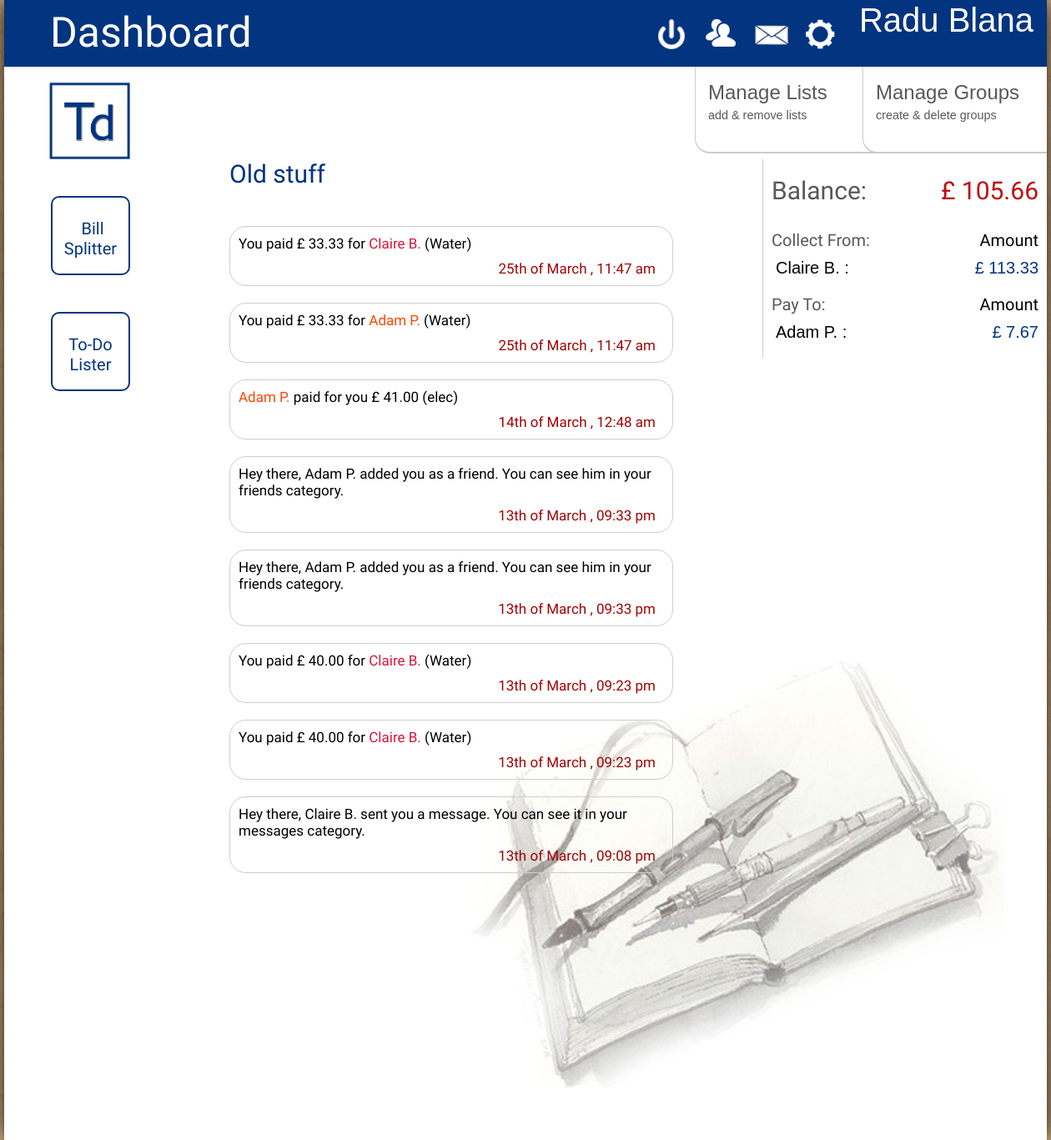
Screenshot of /dashboard.php (signed in) with the database file from the repository.
### tables this page shows
CREATE TABLE USERS(userid INTEGER(6), fullname varchar(40), username varchar(25), hashedpassword text, salt text, email varchar(50), datejoined datetime);

CREATE TABLE FRIENDS(userid0 INTEGER(6), userid1 INTEGER(6), balance INTEGER(9));

CREATE TABLE USERUPDATES(message text, userid INTEGER(6), datecreated varchar(40));

### dbconn.php (called while the page is built, shortened)
<?php
class Database {
	private $database;
	function __construct() {
		$this->database = $this->getConnection();
	}
	function prepare($query) {
		return $this->database->prepare($query);
	}
	private function getConnection() {
		$conn = new SQLite3('todo.db');
		return $conn;
	}
}
?>

### dashboard_functions.php (the view, shortened to what this page needs)
<?php
function getUserUpdates(){
$db = new Database();
$freshoutput='<div style="margin:0px 200px 0px 270px; position:relative;"><span class="list-title">So this is what happend lately</span><br>';
$oldoutput='<div style="margin:0px 200px 0px 270px; position:relative;"><div class="list-title">Old stuff</div>';
$temp1 = $db->prepare("SELECT * FROM userupdates inner join users on users.userid=userupdates.userid
				where users.userid=:userid order by userupdates.datecreated DESC");
$temp1->bindValue(':userid',$_SESSION["id"], SQLITE3_INTEGER);
$updates=$temp1->execute();
$countnew=0;
$countold=0;
$freshoutputbody='';
$oldoutputbody='';
while(($updaterow = $updates->fetchArray())) {
$datecreated = new DateTime($updaterow['datecreated']);
$datelastvisit = new DateTime($updaterow['datejoined']);
$datecreatedpretty=$datecreated->format('dS') . " of " . $datecreated->format('F , h:i a');
	if($datelastvisit<$datecreated)
	{
		$freshoutputbody.="<span class='checkbox-form' style='word-wrap: break-word; margin:20px 0px 0px 0px; float:left; width:500px; font-size:17px;'>".$updaterow['message']."
		 <br><span style='float:right; color:#A10303; padding-top:10px;'> ". $datecreatedpretty ."</span></span><br><br>";
		$countnew++;
     }
      else
      {
		$oldoutputbody.="<span class='checkbox-form' style='word-wrap: break-word; margin:20px 0px 0px 0px; float:left; width:500px; font-size:17px;'>".$updaterow['message']."
		 <br><span style='float:right; color:#A10303; padding-top:10px;'> ". $datecreatedpretty ."</span></span><br><br>";
		$countold++;
	}
}
$date = date('m/d/Y h:i:s a', time());
$temp1 = $db->prepare("Update users SET datejoined=:date WHERE userid=:userid");
$temp1->bindValue(':userid',$_SESSION['id'], SQLITE3_INTEGER);
$temp1->bindValue(':date',$date, SQLITE3_TEXT);
$temp1->execute();
if($countnew==0)
	{$freshoutputbody=''; $freshoutput=''; }
elseif($countold==0)
	{$oldoutputbody=''; $oldoutput=''; }
else
	$oldoutput='<div style="margin:0px 200px 0px 0px; position:relative;"><div class="list-title" style="padding-top:200px;">Old stuff</div>';
$freshoutput.=$freshoutputbody;
$oldoutput.=$oldoutputbody.'</div>';
return $freshoutput.$oldoutput;
}
function displayBalance(){
$output=' <div style="font-size:30px; color:#575858; padding:10px; padding-top:20px;">Balance: <span style="color:#BF0D0D; padding:0px; float:right;">  &#163; ';
$db= new Database();
$temp = $db->prepare("SELECT * FROM friends inner join users on users.userid=friends.userid1 WHERE friends.userid0=:userid ORDER BY friends.userid1");
$temp->bindValue(':userid',$_SESSION['id'], SQLITE3_INTEGER);
$friends=$temp->execute();
$friendsrowsplus='<div style="font-size:20px; color:#575858; padding:10px; padding-top:20px;">Collect From: <span style="color:black; padding:0px; float:right;">Amount</span></div>';
$friendsrowsminus = '<div style="font-size:20px; color:#575858; padding:10px; padding-top:20px;">Pay To: <span style="color:black; padding:0px; float:right;">Amount</span></div>
				<div id="fuck_this"></div>';
$total_balance=0;
$temp_friend='';
$i=0;
$j=0;
while(($userrow = $friends->fetchArray()))
{
if($temp_friend!=$userrow['userid'])
{
	$solobalance = number_format((float)$userrow['balance'], 2, '.', '');
	$total_balance+=$solobalance;
	if($solobalance>0)
	{
		$friendsrowsplus.="<span class='friends' style='width:50px;'>".$userrow['fullname']." :
		<span class='friends' style='color:#023480; padding:0px; padding-right:10px; float:right;'> &#163; ".$solobalance." </span></span><br>";
	}
	else
	{
		$friendsrowsminus.="<div class='pay_indiv' id='pay_indiv".$userrow['userid']."' onClick='payIndividual(&#39;".$userrow['userid']."&#39;)' ><span class='friends' style='width:50px;'>".$userrow['fullname']." :
		<span class='friends' style='color:#023480; padding:0px; padding-right:10px; float:right;'> &#163; ".abs($solobalance)." </span></div>
		</span><br>";
	}
}
$temp_friend=$userrow['userid'];
}
if($friendsrowsminus == $friendsrowsplus)
{
	$output = '';
}
else
{
	$output.= $total_balance. '</span></div>';
	$output.=$friendsrowsplus.$friendsrowsminus;
}
return $output;
}
?>

### dashboard.php (shortened to what this page needs)
<!DOCTYPE html>
<html>
<head>
<link rel="stylesheet" type="text/css" href="index.css">
<?php require "static_elements.php" ?>
<?php require "dashboard_functions.php" ?>
</head>
  <body >
    <div id="main-wrapper" >
	<?php echo getHeader("Dashboard"); ?>
	</div>
	<?php echo getHeaderBottom(); ?>
      <div style='height:8px;'></div>
      <div id="body-wrapper">
		<div style="float:right; width: 340px; border-left: 1px solid #cccdce; background-color:white; " id='df'>
			<?php echo displayBalance(); ?>
		</div>
		<?php echo getSideMenu(''); echo getUserUpdates();?>
		<div style="height:300px; width:300px;"></div>
		<div style='clear:both; height:300px;'></div>
      </div>
    </body>
</html>

### static_elements.php (shortened to what this page needs)
<?php
require 'dbconn.php';
function getHeader($title){
$header = "<div style='background-color:#023480; height:80px;'>
		<a href='dashboard.php'><span id='login'>".$_SESSION['fullname']."</span></a>
		<a href='profile.php'><span id='profile'></span></a>
		<a href='messages.php'><span id='messages'></span></a>
		<a href='friends.php'><span id='friends'></span></a>
		<a href='logout_manager.php'><span id='logout'></Span></a>
		<div id='title' style='width:500px;'>
			".$title."
		</div>";
return $header;
}
function getHeaderBottom(){
$header=" <a href='dashboard.php'><div id='ex3'>
	&nbsp;&nbsp;&nbsp;&nbsp;&nbsp;&nbsp;&nbsp;&nbsp;&nbsp;&nbsp;ToDoMe, The Mighty Application.
		<div id='logo'>
			<img src='logo3.png' alt='Smiley face' height='110' width='115'>
		</div>
	</div></a>".
'<div id=header-bottom>
				<a href="group_manager.php"><div class="menu-item">
				<div class="menu-head"> Manage Groups </div>
				<div class="menu-desc"> create & delete groups </div>
				</div></a>
				<a href="list_manager.php"><div class="menu-item">
				 <div class="menu-head"> Manage Lists </div>
				<div class="menu-desc"> add & remove lists </div>
				</div></a>
	</div>';
return $header;
}
function getSideMenu($modifier){
$modifier = "'".$modifier."'";
$menu = "
<div style=".$modifier. " id='side-menu-container'>
	<ul class='side-menu-container' style='list-style-type: none;'><br>
			<span class='fix'></span>
		<div id='hider_wrapper2'>
			<div id='go_over2'><li class='side-menu-item' id='2' >&nbsp;Bill<br>Splitter</li></div>
				<div id='hideable2' >
					<ul class='lower-side-menu-container' style='list-style-type: none;'>"
					. getGroupsMenu() ."
					</ul>
				</div>
		</div>
		<br>
		<div id='hider_wrapper'>
			<div id='go_over'><li class='side-menu-item' id='1' >To-Do <br>Lister</li></div>
				<div id='hideable' >
					<ul class='lower-side-menu-container' style='list-style-type: none;'>"
					. getCategoriesMenu() ."
					</ul>
				</div>
		</div>
	</ul>
</div>";
return $menu;
}
function getCategoriesMenu(){
	$output='';
	$db = new Database();
	$temp = $db->prepare("SELECT * FROM categories inner join lists on lists.category=categories.category where (lists.userid=:userid) ORDER BY lists.category");
	$temp->bindValue(':userid',$_SESSION['id'], SQLITE3_INTEGER);
 	$cats = $temp->execute();
	while(($catrow = $cats->fetchArray())) {
		if($temp!=$catrow['category'])
		{
			$temp=$catrow['category'];
			$output.='<a href="lists.php?category='.$catrow['category'].'"><li class=lesser-menu-item >'.$temp.'</li></a></span>';
		}
	}
	return $output;
}
function getGroupsMenu(){
	$output='';
	$db = new Database();
	$temp = $db->prepare("SELECT * FROM groups where userid=:userid ORDER BY groupname");
	$temp->bindValue(':userid',$_SESSION['id'], SQLITE3_INTEGER);
 	$groups = $temp->execute();
	while(($groupsrow = $groups->fetchArray())) {
		if($temp!=$groupsrow['groupname'])
		{
			$temp=$groupsrow['groupname'];
			if(strlen($temp)>9)
			{
				$temp=substr($temp,0,9). '-<br>' . substr($temp,9);
			}
			$output.='<a href="groups.php?group='.$groupsrow['groupname'].'">
			<li class=lesser-menu-item >'.$groupsrow['groupname'].'</li></a></span>';
		}
	}
	return $output;
}
?>

### index.css (style rules this page uses)
body { background-image:url('wood-floor.jpg'); margin-top:0px; padding-top:0px; margin-bottom:0px; padding-bottom:0px; margin-left:0px; padding-left:0px; margin-right:0px; padding-right:0px; background-color:#F8F8F8; font-family:"Varela Round"; }
#main-wrapper { width:1250px; position:relative; box-shadow: 0px 0px 30px 1px #000000; position:relative; margin-left:auto; margin-right:auto; background-color:white; }
#body-wrapper { position:relative; background-color:white; padding-bottom:20px; background:url('sketch.jpg') no-repeat right bottom; }
#header-bottom { background-color:white; padding-bottom:103px; padding-right: 20px; }
.menu-item { width:190px; height:95px; padding-right:15px; padding-left:15px; padding-top:7px; border-bottom:2px solid #cccdce; border-left:1px solid #cccdce; border-bottom-left-radius:18px; float:right; color: #575858; margin-right: -20px; -webkit-transition: height 0.4s, width 0.3s, color 0.1s; -moz-transition: height 0.4s, width 0.3s, color 0.1s; transition: height 0.4s, width 0.3s, color 0.1s; }
#login { font-family:"Mangal", Helvetica, sans-serif; color:white; float:right; font-size:40px; padding-right:40px; padding:16px; padding-top:2px; padding-bottom:4px; transition: all 0.3s; }
#logout { height:80px; width:60px; background-image:url('logout.png'); color:white; float:right; font-weight:bold; font-size:35px; transition: all 0.3s; }
#profile { height:80px; width:60px; background-image:url('gear.png'); color:white; float:right; font-weight:bold; font-size:35px; transition: all 0.3s; }
#messages { height:80px; width:60px; background-image:url('messages.png'); color:white; float:right; font-weight:bold; font-size:35px; transition: all 0.3s; }
#friends { height:80px; width:60px; background-image:url('friends.png'); color:white; float:right; font-weight:bold; font-size:35px; transition: all 0.3s; }
#title { float:left; color:white; width:750px; font-family:"Varela Round"; font-size:50px; padding:10px; padding-left:55px; }
#logo { float:left; padding-top:10px; padding-left:45px; padding-right:40px; }
.checkbox-form { padding-bottom: 20px; padding:10px; width: 800px; border-color: #cccdce; border-width: 1px; border: 1px #cccdce solid; border-radius: 20px; margin: 20px 0px 0px 250px; float: left; padding-right: 20px; -webkit-transition: all 0.3s, width 0.3s; }
.list-title { font-size:30px; padding-bottom:25px; color:#023480; }
#side-menu-container { float:left; padding-left:53px; }
ul.side-menu-container { margin: 0; padding:0px; }
li.side-menu-item { margin: 25px 0px 0px 3px; width:95px; height:95px; list-style-type: none; text-align:center; color:#023480; font-family:"Varela Round"; font-size:20px; padding:10px; padding-top:25px; background-color:white; border-color:#023480; border-radius:10px; border:2px; border-style:solid; -webkit-transition: background-color 0.3s, width 0.3s; -webkit-box-sizing: border-box; -moz-box-sizing: border-box; box-sizing: border-box; }
li.side-menu-item:before { content:none; }
#ex3 { float:left; width: 600px; height: 8px; line-height: 0px; color: transparent; font-size: 22px; font-family: "HelveticaNeue-Light", "Helvetica Neue Light", "Helvetica Neue", Helvetica, Arial, sans-serif; font-weight: 300; -webkit-transition: all 0.5s ease; -moz-transition: all 0.5s ease; -o-transition: all 0.5s ease; }
.menu-head { font-family:"Mangal", Helvetica, sans-serif; -webkit-transition: color 0.1s; font-size:150%; padding-top:10px; }
.menu-desc { font-family:"Mangal", Helvetica, sans-serif; -webkit-transition: color 0.1s; padding-top:5px; font-size:90%; }
a { color: white; text-decoration: none; }
.friends { font-family:"Mangal", Helvetica, sans-serif; font-size:20px; color: black; text-align:left; padding:5px; padding-top:25px; padding-left:15px; }

### rows the page displays
users: fullname "Claire B."
friends: balance "113.33"
users: fullname "Adam P."
friends: balance "7.67"
userupdates: message "You paid £ 33.33 for Claire B. (Water)", datecreated "25th of March , 11:47 am"
userupdates: message "You paid £ 33.33 for Adam P. (Water)", datecreated "25th of March , 11:47 am"
userupdates: message "Adam P. paid for you £ 41.00 (elec)", datecreated "14th of March , 12:48 am"
userupdates: message "Hey there, Adam P. added you as a friend. You can see him in your friends category.", datecreated "13th of March , 09:33 pm"
userupdates: message "Hey there, Adam P. added you as a friend. You can see him in your friends category.", datecreated "13th of March , 09:33 pm"
userupdates: message "You paid £ 40.00 for Claire B. (Water)", datecreated "13th of March , 09:23 pm"
userupdates: message "You paid £ 40.00 for Claire B. (Water)", datecreated "13th of March , 09:23 pm"
userupdates: message "Hey there, Claire B. sent you a message. You can see it in your messages category.", datecreated "13th of March , 09:08 pm"

### other values shown
$_SESSION['fullname'] "Radu Blana"
$title "Dashboard"
$total_balance "105.66"
